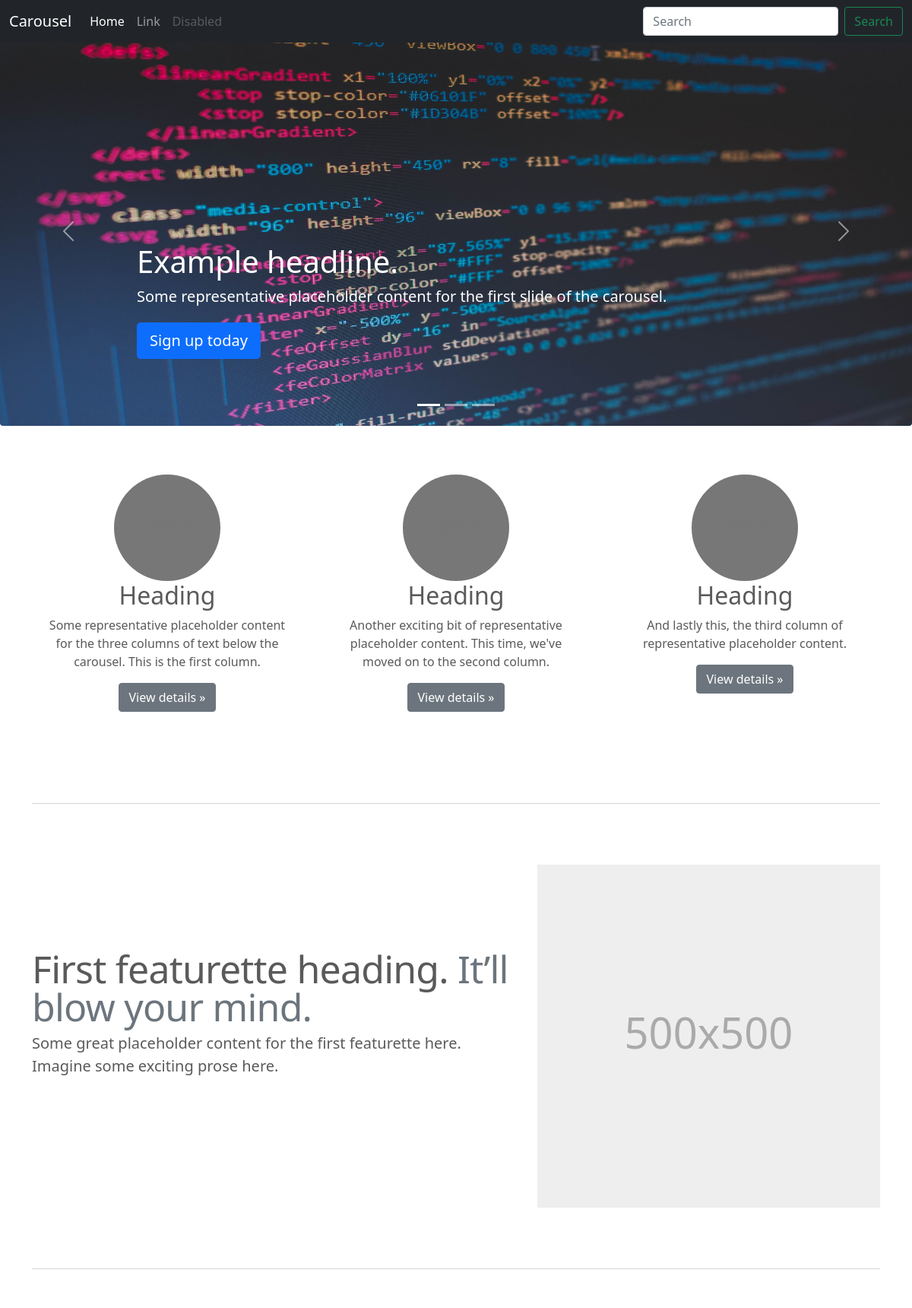
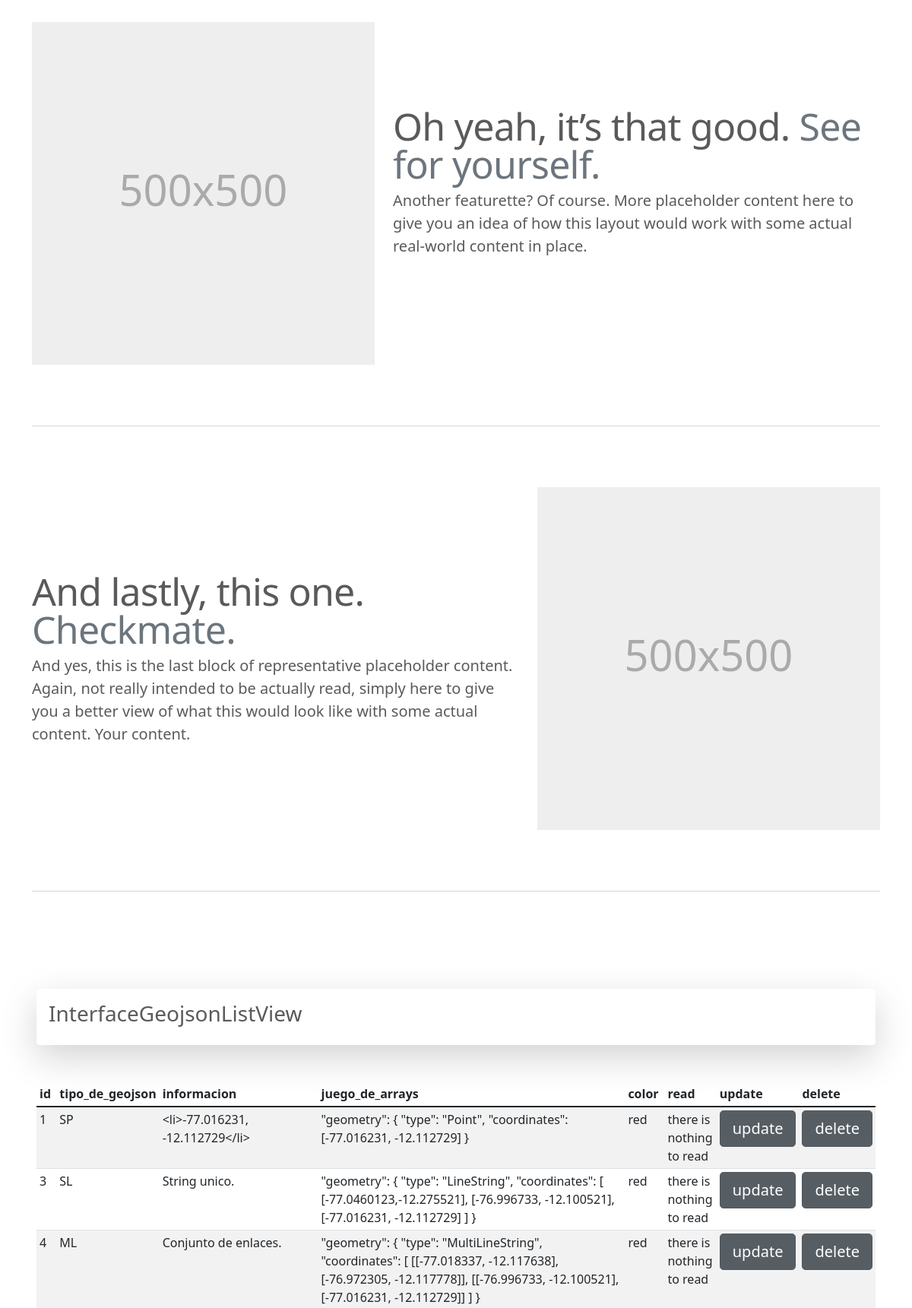
The app's page /polls/interfaceGeojsonList/ (upper part) with its own data (2 pictures, top to bottom).
### polls/models.py (models this page shows, shortened)
class InterfaceGeojson(models.Model):
    tipo_de_geojson = models.CharField(
        max_length=2,
        choices=[
            ('SP', 'Point'),
            ('MP', 'MultiPoint'),
            ('SL', 'LineString'),
            ('ML', 'MultiLineString'),
            ('SG', 'Polygon'),
            ('MG', 'MultiPolygon'),
            ('GC', 'GeometryCollection'),
        ],
        default='SP',)
    informacion = models.TextField(default='')
    juego_de_arrays = models.TextField(default='')
    color = models.CharField(
        max_length=6,
        choices=[
            ('red', 'red'),
            ('green', 'green'),
            ('blue', 'blue'),
            ('yellow', 'yellow'),
        ],
        default='RE',)

### polls/views.py (the view)
# urls.py: path('interfaceGeojsonList/', views.InterfaceGeojsonListView.as_view(), name='interfaceGeojsonList'),
class InterfaceGeojsonListView(ListView):
    model = InterfaceGeojson
    paginate_by = 100  # if pagination is desired
    template_name = 'polls/interfaceGeojsonList.html'

### polls/templates/polls/interfaceGeojsonList.html (shortened to what this page needs)
{% extends "list.html" %}
{% load static %}
{% block bloque_1 %}
<div class="p-5">
    <div class="shadow-lg p-3 mb-5 bg-white rounded">
        <h3>InterfaceGeojsonListView</h3>
    </div>
    <div class="table-responsive">
        <table class="table table-striped table-sm">
            <thead>
                <tr>
                    <th>id</th>
                    <th>tipo_de_geojson</th>
                    <th>informacion</th>
                    <th>juego_de_arrays</th>
                    <th>color</th>
                    <th>read</th>
                    <th>update</th>
                    <th>delete</th>
                </tr>
            </thead>
            <tbody>
                {% for article in object_list %}
                <tr>
                    <td>{{ article.id }}</td>
                    <td>{{ article.tipo_de_geojson }}</td>
                    <td>{{ article.informacion }}</td>
                    <td>{{ article.juego_de_arrays }}</td>
                    <td>{{ article.color }}</td>
                    <td>there is nothing to read</td>
                    <td><a href="{% url 'polls:interfaceGeojsonUpdate' article.id %}" class="btn btn-secondary btn-lg active" role="button" aria-pressed="true">update</a></td>
                    <td><a href="{% url 'polls:interfaceGeojsonDelete' article.id %}" class="btn btn-secondary btn-lg active" role="button" aria-pressed="true">delete</a></td>
                    {% empty %}
                    <li>Aun no se ha registrado algun proyecto.</li>
                    {% endfor %}
                </tr>
            </tbody>
        </table>
    </div>
</div>
{% endblock %}

### polls/static/polls/list/carousel.css (style rules this page uses)
body { padding-top: 3rem; padding-bottom: 3rem; color: #5a5a5a; }

### records on screen
InterfaceGeojson: id "1", tipo_de_geojson "SP", informacion "<li>-77.016231, -12.112729</li>", juego_de_arrays "\"geometry\": { \"type\": \"Point\", \"coordinates\": [-77.016231, -12.112729] }", color "red"
InterfaceGeojson: id "3", tipo_de_geojson "SL", informacion "String unico.", juego_de_arrays "\"geometry\": { \"type\": \"LineString\", \"coordinates\": [ [-77.0460123,-12.275521], [-76.996733, -12.100521], [-77.016231, -12.112729] ] }", color "red"
InterfaceGeojson: id "4", tipo_de_geojson "ML", informacion "Conjunto de enlaces.", juego_de_arrays "\"geometry\": { \"type\": \"MultiLineString\", \"coordinates\": [ [[-77.018337, -12.117638], [-76.972305, -12.117778]], [[-76.996733, -12.100521], [-77.016231, -12.112729]] ] }", color "red"
